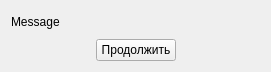
<?xml version="1.0" encoding="UTF-8"?>
<ui version="4.0">
 <class>InfoMsg</class>
 <widget class="QWidget" name="InfoMsg">
  <property name="geometry">
   <rect>
    <x>0</x>
    <y>0</y>
    <width>271</width>
    <height>72</height>
   </rect>
  </property>
  <property name="windowTitle">
   <string>Сообщение</string>
  </property>
  <layout class="QGridLayout" name="gridLayout">
   <item row="0" column="0">
    <layout class="QVBoxLayout" name="verticalLayout">
     <item>
      <widget class="QLabel" name="labelMsg">
       <property name="text">
        <string>Message</string>
       </property>
      </widget>
     </item>
     <item>
      <layout class="QHBoxLayout" name="horizontalLayout">
       <item>
        <spacer name="horizontalSpacer">
         <property name="orientation">
          <enum>Qt::Horizontal</enum>
         </property>
         <property name="sizeHint" stdset="0">
          <size>
           <width>40</width>
           <height>20</height>
          </size>
         </property>
        </spacer>
       </item>
       <item>
        <widget class="QPushButton" name="pushButtonNext">
         <property name="text">
          <string>Продолжить</string>
         </property>
        </widget>
       </item>
       <item>
        <spacer name="horizontalSpacer_2">
         <property name="orientation">
          <enum>Qt::Horizontal</enum>
         </property>
         <property name="sizeHint" stdset="0">
          <size>
           <width>40</width>
           <height>20</height>
          </size>
         </property>
        </spacer>
       </item>
      </layout>
     </item>
    </layout>
   </item>
  </layout>
 </widget>
 <resources/>
 <connections/>
</ui>
